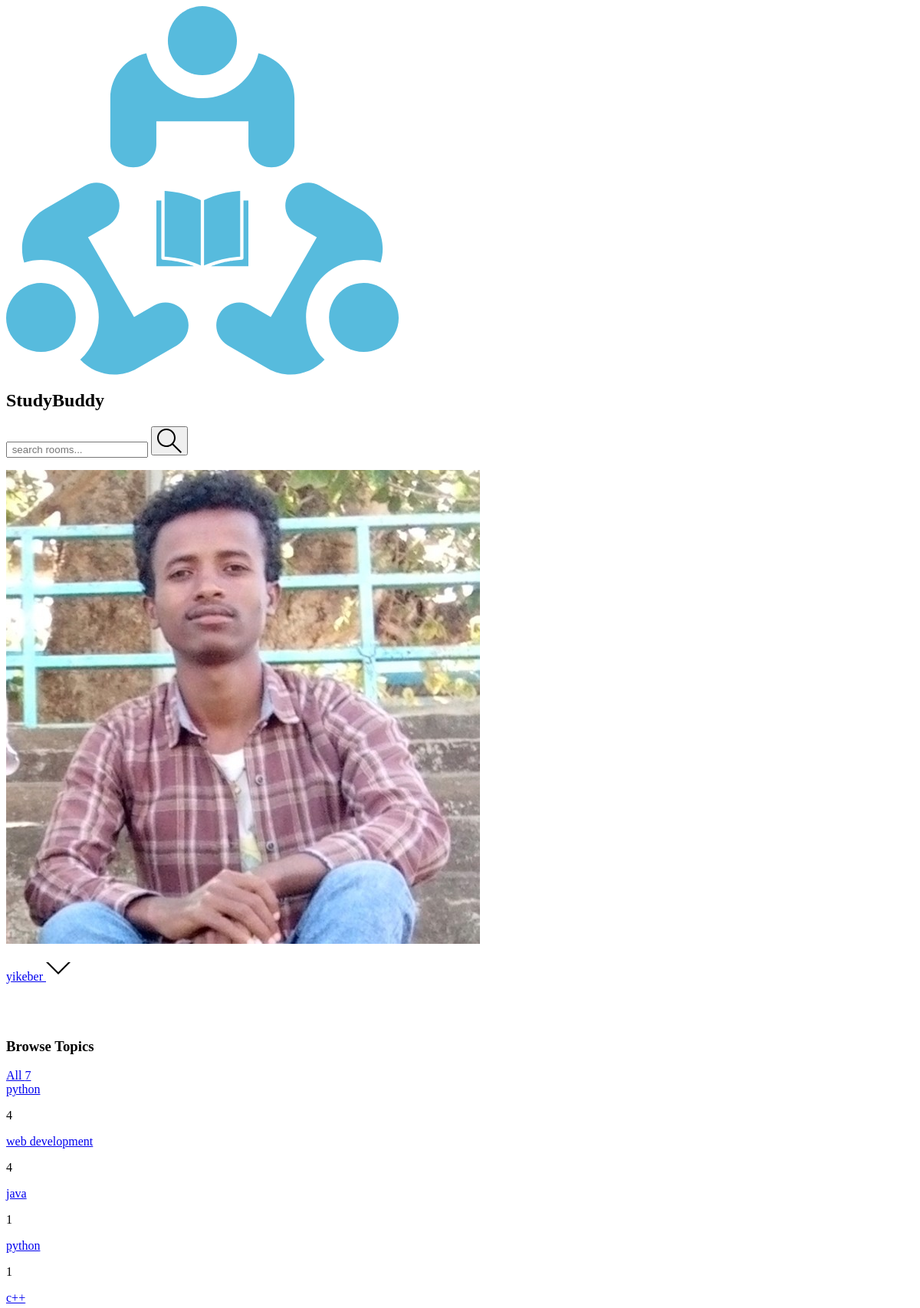
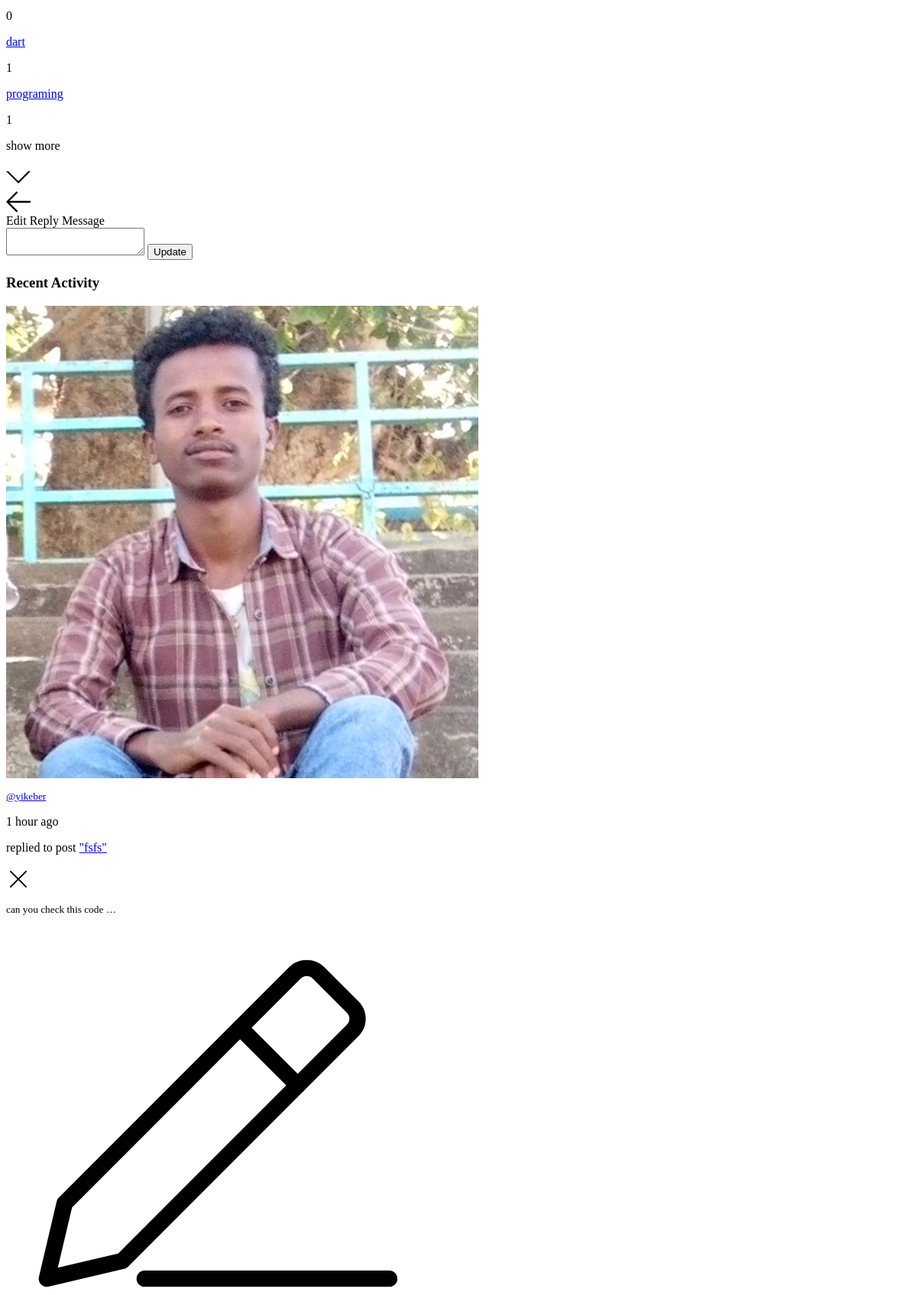
/edit-reply/48/ (signed in, upper part), run on the app's committed database (2 pictures, top to bottom).
### Backend/base/models.py (models this page shows, shortened)
class User(AbstractUser):
    name  = models.CharField(max_length=200,null=True)
    username = models.CharField(max_length=200)
    password = models.CharField(max_length=100)
    email = models.EmailField(max_length=200,unique=True)
    bio = models.TextField(max_length=500,null=True,blank=True)
    avatar = models.ImageField(null=True,default='images/avatar.svg',upload_to='images/profile_images')
    last_activity = models.DateTimeField(null=True, blank=True)
    is_online = models.BooleanField(default=False)
    USERNAME_FIELD = 'email'
    REQUIRED_FIELDS =['username','password']

class Topic(models.Model):
    name = models.CharField(max_length=200)

class Message(models.Model):
    user = models.ForeignKey(User,on_delete=models.CASCADE)
    room = models.ForeignKey (Room,on_delete=models.CASCADE)
    body = models.TextField()
    image = models.ImageField(null=True,upload_to='images/message_images')
    video = models.FileField(null=True,upload_to='files/video_messages')
    audio = models.FileField(null=True,upload_to='files/audio_messages')
    liker = models.ManyToManyField(User,related_name='message_liker',blank=True)
    updated  = models.DateTimeField(auto_now=True)
    created = models.DateTimeField(auto_now_add=True)
    num_of_likes = models.IntegerField(default=0)
    num_of_replies = models.IntegerField(default=0)
    is_deleted = models.BooleanField(default=False)
    class Meta:
        ordering = ['-updated','-created']
    def __str__(self):
        return self.body

class Room(models.Model):
    host = models.ForeignKey(User,on_delete=models.SET_NULL,null=True)
    topic = models.ForeignKey(Topic,on_delete=models.SET_NULL,null=True)
    roomImage = models.ImageField(null=True ,default='images/room_images/default_room_image.png',upload_to='images/room_images')
    name = models.CharField(max_length=200)
    description = models.TextField(null=True,blank=True)
    participants = models.ManyToManyField(User,related_name='participants',blank=True)
    updated = models.DateTimeField(auto_now=True)
    created = models.DateField(auto_now_add=True)
    is_deleted = models.BooleanField(default=False)
    class Meta:
        ordering = ['-updated','-created']
    def __str__(self):
        return self.name

### Backend/base/views.py (the view)
# urls.py: path('edit-reply/<str:pk>/',views.editReply,name='edit-reply'),
def editReply(request,pk):
    print(pk)
    message_replied = ReplyMessage.objects.get(id = pk)
    print(message_replied)
    if request.user != message_replied.replier:
        return HttpResponse('You are not allowed here!!.')
    if request.method == "POST":
         message_replied.replied_text = request.POST.get('body')
         message_replied.save()
         return redirect('home')
    q = request.GET.get('q')
    message_replied = {'message':message_replied}
    main_view = mainView(request,q)
    main_view.update(message_replied)
    return render(request,'base/edit_reply.html',main_view)

### Backend/base/common.py (called while the page is built)
def mainView(request,q):
        q = q if q != None else ''
        print(q)
        rooms = Room.objects.filter(Q(
                Q(topic__name__icontains = q)|
                Q(description__icontains = q)|
                Q(name__icontains = q)
                  )&Q(is_deleted = False)
                )
        topic = Topic.objects.all()
        room_count = rooms.count()
        room_messages = Message.objects.filter(Q(room__topic__name__icontains=q)&
                                               Q(is_deleted = False)&
                                               Q(room__is_deleted = False)
                                               )
        context ={'rooms':rooms,
                'room_count':room_count,
                'topics':topic,
                'room_messages':room_messages,
                'visible_words':5,
                }
        return context

### Backend/base/models.py (called while the page is built)
    def __str__(self):
        return(self.message.room.name+self.message.body[:20]+self.replier.username)

### Frontend/templates/base/edit_reply.html (shortened to what this page needs)
{%extends 'base/home.html' %}
{%load static %}
{% block home-content %}
<div class="h-screen">
    <div class="col-span-2 text-gray-500 mb-4 h-64">
        <form action="" method="POST" class="bg-gray-700 pt-2 mt-3 rounded ">
            <div class="flex flex-row bg-purple-700 rounded sm:mx-10 mx-3 px-5 py-1 items-center">
                <a href="{{request.META.HTTP_REFERER}}"><img src="{% static 'assets/icons/arrow-left.svg' %}"
                        class="w-4 h-4 " alt="left-arrow"></a>
                <div class="text-lg text-gray-400 pl-2">Edit Reply Message</div>
            </div>
            <div class="sm:mx-20 px-3 my-2 pb-2 ">
                <textarea type="text" name="body" required
                    class=" w-full h-full flex-wrap focus:outline-none focus:border-yellow-500 text-sm px-2 py-2  bg-gray-500 w-64 rounded bg-opacity-50 border border-green-500">{{message.body}}</textarea>
                <input type="submit" class="mt-2 bg-yellow-500 rounded p-2 m-2" value="Update">
            </div>
        </form>
    </div>
</div>
{% endblock home-content %}

### Frontend/templates/navbar.html (shortened to what this page needs)
{% load static %}
<nav class="grid grid-cols-3 justify-start w-screen mx-0 sm:justify-between items-center bg-gray-900  left-0 py-2">
  <div class=" col-span-2 flex justify-start sm:ml-2 sm:items-center">
    <div class="flex flex-row sm:items-center justify-start mr-2">
      <a href="/" class="mt-1 px-2">
        <img src="{% static '/images/logo.svg' %}" alt="profile_img" class=" w-8 h-8 sm:w-8 sm:h-8 rounded" />
      </a>
      <h2 class="text-white hidden sm:block sm:text-4xl sm:ml-1 sm:pl-1 sm:mt-1 text-sm">StudyBuddy</h2>
    </div>
    {% if request.user.is_authenticated %}
    <div class=" flex flex-row sm:ml-4 pb-0 ml-2 ">
      <form action="{% url 'home' %}" method="GET" class=" flex flex-row rounded sm:px-2 mb-0 pb-0 ">
        <input
          class="focus:outline-none focus:border-yellow-500 text-sm sm:px-2 py-2  bg-gray-500 sm:w-64 rounded bg-opacity-50 border border-green-500"
          type="text" name='q' placeholder=" search rooms...">
        <button type="submit">
        </button>
      </form>
    </div>
    {%endif%}
  </div>
  <div class=" col-span-1 sm:mr-2 text-white sm:mr-16 sm:pr-16">
    <div class=" flex flex-row items-center  sm:ml-4 sm:sm:px-4 pb-0 pt-2 justify-end ">
      {% if request.user.is_authenticated %}
      <div class="relative  mr-2">
        <img src="{{request.user.avatar.url}}" alt="" class="w-8 h-8 rounded-full mx-2">
      </div>
      {%endif%}
      <div class="text-sm text-gray-500  h-8">
        <p class="flex flex-row sm:ml-2 items-center">
          <a href="{%url 'user-profile' request.user.id%}">
            <span>{{request.user.username}}</span>
          </a>
          <svg class="w-4 h-4 sm:ml-8 mt-2 fill-current" id="nav_down_icon" onclick="{showElement()}"
            xmlns="http://www.w3.org/2000/svg" width="32" height="32" viewBox="0 0 32 32">
            <title>chevron-down</title>
            <path d="M16 21l-13-13h-3l16 16 16-16h-3l-13 13z"></path>
          </svg>
        </p>
      </div>
    </div>
  </div>
  </div>

### Frontend/templates/base/topics_component.html
<div class=" bg-gray-700 overflow-y-scroll h-screen">
    <div>
        <h3 class="text-teal-500 mx-4">Browse Topics</h3>
        <a href="{%url 'home'%}" class="mx-4">All <span
                class="px-2  mx-3 bg-gray-200  rounded text-blue-400">{{topics.count}}</span></a>
        {% for topic in topics%}
        <div class="flex flex-row justify-between text-gray-200 my-5 mx-3  hover:text-yellow-500">
            <a href="{% url 'home'   %}?q={{topic.name}}">{{topic.name}} </a>
            <p class="px-2  mx-3 bg-gray-200  rounded text-blue-400 ">{{topic.room_set.all.count}}</p>
        </div>
        {% endfor %}
        <div class="flex flex-row  py-2 bg-gray-800 bg-opacity-25 w-full">
            <p>show more</p>
            <a href="{%url 'topics'%}"><svg class="w-4 h-4 sm:ml-8 mt-2 fill-current" xmlns="http://www.w3.org/2000/svg"
                    width="32" height="32" viewBox="0 0 32 32">
                    <title>chevron-down</title>
                    <path d="M16 21l-13-13h-3l16 16 16-16h-3l-13 13z"></path>
                </svg>
            </a>
        </div>
    </div>
</div>

### Frontend/templates/base/activity_component.html (shortened to what this page needs)
{%load static %}
<div class="mr-2">
    <h3 class="bg-purple-700 opacity-75 ml-4 mt-3 pl-4  py-2 rounded"> Recent Activity</h3>
    <div class=" bg-gray-700  ml-4 mt-3 px-2 py-2 rounded">
        {% for message in room_messages %}
        <div class=" border border-green-600 m-2 p-2 rounded">
            <div class="flex flex-row justify-between">
                <div class="flex flex-row">
                    <div class="relative">
                        <img src="{{message.user.avatar.url}}" class="w-8 h-8 rounded-full inline" alt="">
                    </div>
                    <div class="ml-2 ">
                        <small> <a href="{% url 'user-profile' message.user.id %}"
                                class="text-teal-500">@{{message.user.username}}
                            </a>
                        </small>
                        <p class="text-sm font-thin">{{message.created|timesince}} ago</p>
                        <p class="text-md text-teal-500">replied to post <a
                                href="{% url 'room' message.room.id %}">"{{message.room}}"</a>
                        </p>
                    </div>
                </div>
                {% if request.user == message.user %}
                <a href="{% url 'delete-message' message.id %}"><img src="{%static 'assets/icons/remove.svg' %}"
                        class="w-4 w-4" alt="delete"></a>
                {% endif %}
            </div>
            <div class="flex flex-row mx-2 items-center">
                <p class="bg-gray-900 mt-3 px-2 py-2 rounded ">
                    <small>{{message|truncatewords:visible_words}}
                    </small>
                </p>
                {% if request.user == message.user %}
                <a href="{% url 'edit-message' message.id %}" class="px-2 py-2"><img
                        src="{%static 'assets/icons/edit.svg' %}" class="w-4 w-4" alt="edit"></a>
                {% endif %}
            </div>
        </div>
        {% endfor %}
    </div>
</div>

### data on the page
User: user.avatar (picture), user.username "yikeber"
Topic: name "python", room_set.all.count "4"
Topic: name "web development", room_set.all.count "4"
Topic: name "java", room_set.all.count "1"
Topic: name "python", room_set.all.count "1"
Topic: name "c++", room_set.all.count "0"
Topic: name "dart", room_set.all.count "1"
Topic: name "programing", room_set.all.count "1"
Message: user.avatar (picture), user.username "yikeber", created "1 hour", room "fsfs", body "can you check this code …"

### other printed values
{{ topics.count }} "7"
